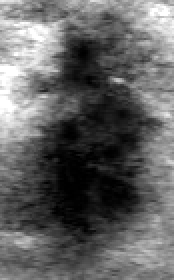
#> input picture boundary/train/1/1122_obj0.jpg_brightness.png, 87 x 140 px (shown 2 times larger); its folder holds only this picture in this run
$ python data_enhance.py
#> lines starting #> are read from the running program, lines starting #| are printed output that depends on the picture
#> in augment_image, image is the input picture: PIL image 87x140 RGB; min 0, max 255, mean 98.8
import os
import random
from PIL import Image, ImageEnhance


def adjust_brightness(image, factor):
#> called with factor = 1.34
    enhancer = ImageEnhance.Brightness(image)
    return enhancer.enhance(factor)
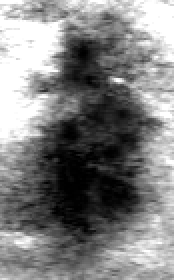
#> returned value: PIL image 87x140 RGB (shown 2 times larger); min 0, max 255, mean 128.2


def adjust_contrast(image, factor):
#> called with factor = 1.26
    enhancer = ImageEnhance.Contrast(image)
    return enhancer.enhance(factor)
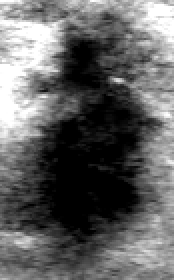
#> returned value: PIL image 87x140 RGB (shown 2 times larger); min 0, max 255, mean 99.3


def random_rotation(image):
    angle = random.uniform(-5, 5)  # 随机旋转角度范围
    return image.rotate(angle, expand=True)
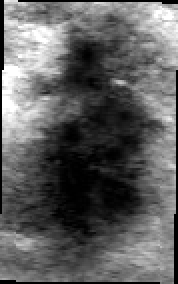
#> returned value: PIL image 89x142 RGB (shown 2 times larger); min 0, max 255, mean 95.2


def random_flip(image):
    if random.random() > 0.5:
        return image.transpose(Image.FLIP_LEFT_RIGHT)
    if random.random() > 0.5:
        return image.transpose(Image.FLIP_TOP_BOTTOM)
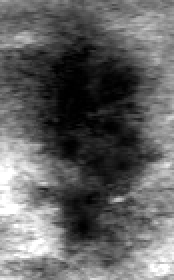
#> returned value: PIL image 87x140 RGB (shown 2 times larger); min 0, max 255, mean 98.8
    return image


def save_image(image, path, name, suffix):
    if not os.path.exists(path):
        os.makedirs(path)
    # 获取文件的基本名和扩展名
    base, ext = os.path.splitext(name)
    filename = f"{base}_{suffix}{ext}"
    image.save(os.path.join(path, filename))


def augment_image(image_path, output_path):
    image = Image.open(image_path)

    # # 原始图像
    # save_image(image, output_path, os.path.basename(image_path), 'original')

    # 调整亮度
    brightness_factor = random.uniform(0.5, 1.5)
    brightness_image = adjust_brightness(image, brightness_factor)
    save_image(brightness_image, output_path, os.path.basename(image_path), 'brightness')


    # # 调整亮度
    # brightness_factor2 = random.uniform(0.2, 2.0)
    # brightness_image = adjust_brightness(image, brightness_factor2)
    # save_image(brightness_image, output_path, os.path.basename(image_path), 'brightness2')

    # 调整对比度
    contrast_factor = random.uniform(0.5, 1.5)
    contrast_image = adjust_contrast(image, contrast_factor)
    save_image(contrast_image, output_path, os.path.basename(image_path), 'contrast')

    # 旋转
    rotated_image = random_rotation(image)
    save_image(rotated_image, output_path, os.path.basename(image_path), 'rotated')

    # 翻转
    flipped_image = random_flip(image)
    save_image(flipped_image, output_path, os.path.basename(image_path), 'flipped')

    # 全处理
    final_image = random_flip(contrast_image)
#> in random_flip (call 2), `return image.transpose(Image.FLIP_TOP_BOTTOM)`:
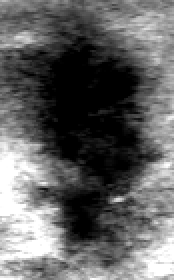
#> returned value: PIL image 87x140 RGB (shown 2 times larger); min 0, max 255, mean 99.3
    final_image = adjust_brightness(final_image, brightness_factor)
#> call 2 of adjust_brightness, with factor = 1.34
#> in adjust_brightness (call 2), `return enhancer.enhance(factor)`:
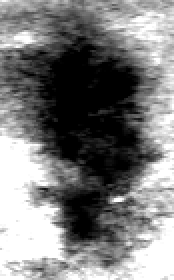
#> returned value: PIL image 87x140 RGB (shown 2 times larger); min 0, max 255, mean 125.3
    save_image(final_image, output_path, os.path.basename(image_path), 'final')


def augment_dataset(dataset_path, output_path):
    for image_name in os.listdir(dataset_path):
        if image_name.lower().endswith(('.png', '.jpg', '.jpeg')):
            image_path = os.path.join(dataset_path, image_name)
            augment_image(image_path, output_path)

# 使用示例
dataset_path = 'boundary/train/1'  # 你的数据集路径
output_path = 'boundary/train/1'  # 增强后的数据集保存路径
augment_dataset(dataset_path, output_path)

$ run again, on boundary/train/1/hcjz_birads4B_0042_0008_obj0.jpg_flip.png
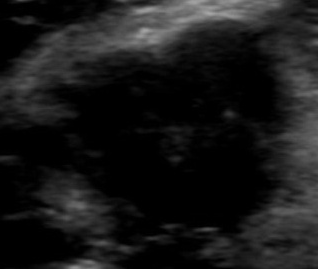
#> input picture boundary/train/1/hcjz_birads4B_0042_0008_obj0.jpg_flip.png, 318 x 269 px
#> in augment_image, image is the input picture: PIL image 318x269 RGB; min 0, max 167, mean 24.4
#> in random_flip (call 2), `return image.transpose(Image.FLIP_TOP_BOTTOM)`:
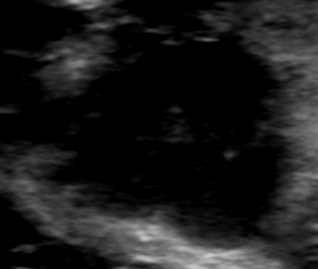
#> returned value: PIL image 318x269 RGB; min 0, max 203, mean 26.5
#> in adjust_brightness (call 2), `return enhancer.enhance(factor)`:
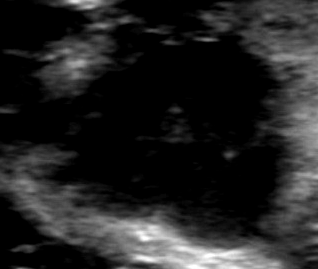
#> returned value: PIL image 318x269 RGB; min 0, max 255, mean 35.4

$ run again, on boundary/train/1/hcjz_birads4B_0178_0005_obj0.jpg
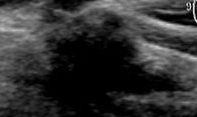
#> input picture boundary/train/1/hcjz_birads4B_0178_0005_obj0.jpg, 197 x 117 px
#> in augment_image, image is the input picture: PIL image 197x117 RGB; min 0, max 238, mean 49
#> in random_flip (call 2), `return image.transpose(Image.FLIP_TOP_BOTTOM)`:
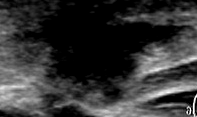
#> returned value: PIL image 197x117 RGB; min 0, max 255, mean 51.9
#> in adjust_brightness (call 2), `return enhancer.enhance(factor)`:
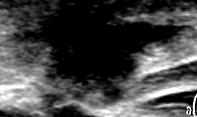
#> returned value: PIL image 197x117 RGB; min 0, max 255, mean 69

$ run again, on boundary/train/1/hcjz_birads4C_0024_0020_obj0.jpg_flip.png
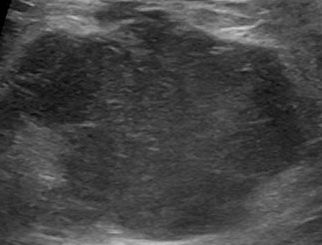
#> input picture boundary/train/1/hcjz_birads4C_0024_0020_obj0.jpg_flip.png, 322 x 245 px
#> in augment_image, image is the input picture: PIL image 322x245 RGB; min 0, max 209, mean 67.8
#> in random_flip, `return image.transpose(Image.FLIP_TOP_BOTTOM)`:
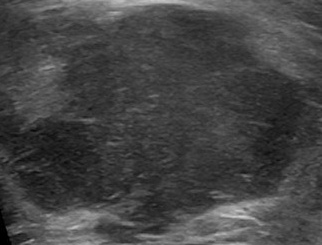
#> returned value: PIL image 322x245 RGB; min 0, max 209, mean 67.8
#> in adjust_brightness (call 2), `return enhancer.enhance(factor)`:
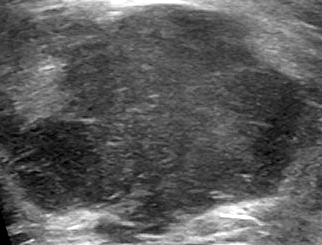
#> returned value: PIL image 322x245 RGB; min 0, max 255, mean 89.9
